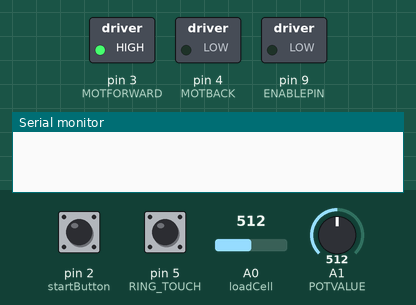
Simulated run of this sketch. Board: Arduino Uno, built with avr-gcc and run on an emulated ATmega328P. Parts: switched loads named in the sketch (green lamp = pin HIGH), the last lines printed to the serial monitor. The inputs (shaded band) are chosen by the test bench; at power-on: pin 2 (startButton) HIGH, A1 (POTVALUE) = 512, pin 5 (RING_TOUCH) LOW, A0 (loadCell) = 512.

Above: at 1.2 s.
1.3 s: pin 2 (startButton) pulled LOW for 0.15 s
At 2.6 s:
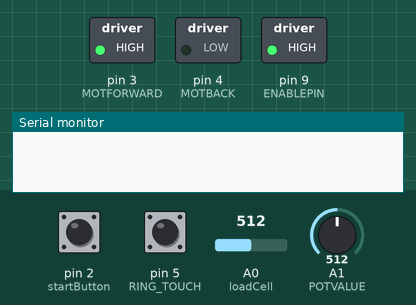
2.9 s: A1 (POTVALUE) set to 400
4.4 s: A1 (POTVALUE) set to 377
At 5.4 s:
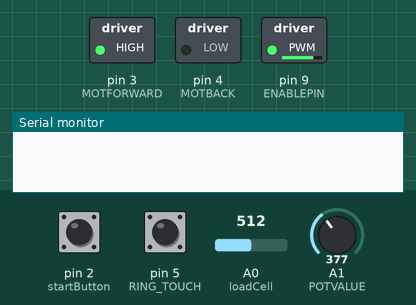
7.4 s: pin 2 (startButton) pulled LOW for 0.15 s
At 10.4 s:
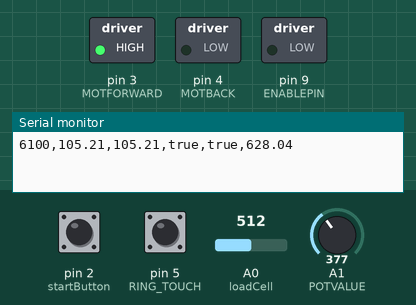
Timing chart, 0 to 11.5 s (numbered marks = the images above; inputs shaded):
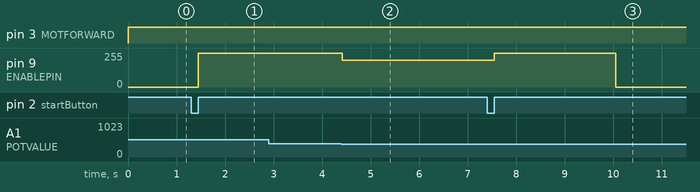

Measured:
- the behaviour switches between 391 and 390 on A1 (POTVALUE) (found by bisection; images 1 and 2)
- after the input at 1.3 s, pin 9 (ENABLEPIN): 0/255 → 255/255 after 0.15 s
- after the input at 2.9 s, every drawn part: stays the same
- after the input at 4.4 s, pin 9 (ENABLEPIN): 255/255 → 199/255 at once
- after the input at 7.4 s, pin 9 (ENABLEPIN): 199/255 → 255/255 after 0.15 s

The sketch:

FRS_KnotTying.ino
```cpp
// define constants

// I/O
#define ENABLEPIN 9       // output pin
#define MOTFORWARD 3      // output pin
#define MOTBACK 4         // output pin
#define POTVALUE 1        // analog pin for Pot from servo
#define loadCell 0        // analog pin for loadcell
#define startButton 2     //assign pin 2 to startButton
#define RING_TOUCH 5   // input


//State Machine
#define IDLE_STATE 0
#define KNOT_TYING_IN_PROGRESS 1
#define PULLING_TEST 2
#define RETURN 3


#define PULLING_TEST_CURRENT   255  // Determined experimentally to give 900g pull force.  This could be replaced by a pulling force control loop.
#define UNACCEPTABLE_POT_VALUE 256 // Distance beyond which is fail (in pot units)
#define START_POINT            327   // Zero pose (in pot units)
#define PULLING_TEST_LENGTH    2000// Time allowed for pulling before assuming the knot held, in milliseconds
#define POTENTIOMETER_FIT_A0 11.371
#define POTENTIOMETER_FIT_A1 0.2489
#define LOAD_CELL_FIT_A0     -1449.5
#define LOAD_CELL_FIT_A1     4.0577
#define LOAD_CELL_X 13.26            // UNITS: mm
#define LOAD_CELL_Y 39.73            // UNITS: mm
#define HALF_RING_RADIUS 5.95        // UNITS: mm

#define RETURN_TIME_LIMIT 500 // time for servo arm to return to start pot position (ms)

//Uncomment the following line for verbose debug output to serial
//#define DEBUG_OUTPUT

long knot_tying_start_time;
long knot_tying_time_elapsed=0;
long pulling_test_start_time;
long return_start_time;
float start_position=0;
float end_position=0;
float peak_force=0;
int state=IDLE_STATE; // inital state
boolean ring_state_end;
boolean ring_state_start;
float end_dist = 0;
float start_dist = 0;
float end_position_radians;
float start_position_radians;
float servo_arm_x;
float servo_arm_y;
float start_distance;
float end_distance;

//PID loop variables
#define INTEGRAL_WINDUP_LIMIT 2000
#define MAX_PWM 255
int integral_error,last_error;
int kp,kd,ki;
long last_time;

void setup()
{
  pinMode(ENABLEPIN,OUTPUT);
  pinMode(MOTFORWARD, OUTPUT);
  pinMode(MOTBACK, OUTPUT);
  pinMode(POTVALUE, INPUT);
  pinMode(startButton, INPUT);    // start/stop switch
  pinMode(loadCell, INPUT);       // loadCell
  pinMode(RING_TOUCH, INPUT);
  last_time=millis();
  integral_error=0;
  last_error=0;
  kp=4;
  kd=0;
  ki=200;
  Serial.begin(9600);
}

float degrees_to_radian(int degrees_)
{
  float radian = (2*PI*degrees_)/360;
  return radian;
}

float calculate_distance(float rad)
{
 // covert from polar to cart coord
 float R = LOAD_CELL_Y;
 servo_arm_x = (float)(R*cos(rad));  // x position of servo arm with base of servo arm as 0, 0 origin
 servo_arm_y = (float)(R*sin(rad));  // y position of servo arm with base of servo arm as 0, 0 origin
 // distance formula and subtract 2 radius from distance
 float distance = sqrt((LOAD_CELL_X-servo_arm_x)*(LOAD_CELL_X-servo_arm_x)+(LOAD_CELL_Y-servo_arm_y)*(LOAD_CELL_Y-servo_arm_y))- (2.0*HALF_RING_RADIUS);
 return distance;
}

int degrees_to_adc(float degree) // convert from degrees to raw pot value
{
  // From an excel file blah.xlsx
  int adc= (degree-(POTENTIOMETER_FIT_A0))/(POTENTIOMETER_FIT_A1);
  //Make sure we are in a valid range
  if(adc<0){
    adc=0;
  }
  else if(adc>1023){
    adc=1023;
  }
  return adc;// returns raw analog
}

float adc_to_degrees(int adc)  // convert from raw pot value to degrees
{
  return (POTENTIOMETER_FIT_A1)*adc+(POTENTIOMETER_FIT_A0);  // returns degrees
}

// pwm code to turn the motor forward/backwards until its pot value is at target value
void motor_go(int commanded_speed)
{
  ///Make sure we have a valid command min-max pwm values
  //  Serial.print("commanded_speed raw:");
  //  Serial.println(commanded_speed);
  if(commanded_speed<-MAX_PWM)
    commanded_speed=-MAX_PWM; // pwm max and min
  if(commanded_speed>MAX_PWM)
    commanded_speed=MAX_PWM;

  if(commanded_speed<0)
  {
    digitalWrite(MOTBACK,HIGH);
    digitalWrite(MOTFORWARD,LOW);
    analogWrite(ENABLEPIN,-commanded_speed);
  }
  else{
    digitalWrite(MOTBACK,LOW);
    digitalWrite(MOTFORWARD,HIGH);
    analogWrite(ENABLEPIN,commanded_speed);
  }
  //  Serial.print("commanded_speed final:");
  //  Serial.println(commanded_speed);
} // end of void motor_go(int commanded_speed)

void pid_loop(int target)
{
  int pot_value=analogRead(POTVALUE);          // assign pot value
  int error=pot_value-target;                  // determine difference from current pot position to target position (V) for pot value
  integral_error+=error;                       // add error to integral_error
  if(integral_error<-INTEGRAL_WINDUP_LIMIT)    // set min and max limits for integral error
    integral_error=-INTEGRAL_WINDUP_LIMIT;     // if less than 20 than 20
  if(integral_error>INTEGRAL_WINDUP_LIMIT)
    integral_error=INTEGRAL_WINDUP_LIMIT;      // if greater than 20 than 20
  int dt=millis()-last_time;                   // calculate time difference
  last_time=millis();
  // calculate pwm value for pot
  int commanded_speed=kp*error+kd*(error-last_error)/dt+((ki*integral_error)*dt)/1000;
  motor_go(commanded_speed);                   // turn motor
  //  Serial.print("Error=");
  //  Serial.print(error);
  //  Serial.print("commanded_speed=");
  //  Serial.println(commanded_speed);
} // end of void pid_loop(int target)


// =============================================================
// REPORT DATA
// =============================================================
void test_is_finished(boolean result)
{
  return_start_time = millis();
  end_position=adc_to_degrees(analogRead(POTVALUE));       // METRIC #3. End position
  end_position_radians = degrees_to_radian(end_position);
  end_distance = calculate_distance(end_position_radians);
  // calculate distance

  if (digitalRead(RING_TOUCH) == LOW)                        // METRIC #5. End touching?
  {
    ring_state_end = true;                                // rings are touching
  }
  else
  {
    ring_state_end = false;                                  /// rings are not touching
  }
#ifdef DEBUG_OUTPUT
  Serial.print("test_is_finished --> RETURN");
#endif
  state=RETURN;
  //Serial.println("Data");
  Serial.print(knot_tying_time_elapsed);
  Serial.print(",");
  Serial.print(start_position);    // units: mm
  Serial.print(",");
  Serial.print(end_position);      // units: mm
  Serial.print(",");
  if (ring_state_start)
  {
    Serial.print("true"); // touch_initial
  }
  else
  {
    Serial.print("false"); // touch_initial
  }
  Serial.print(",");
  if (ring_state_end)
  {
    Serial.print("true"); // touch_final
  }
  else
  {
    Serial.print("false"); // touch_final
  }
  Serial.print(",");
  Serial.print(peak_force);
  Serial.println();

} // end of void test_is_finished(boolean passed)

void loop()
{
  int target=(450);                                // input raw pot value between (0-1023) maps to 0-179
  //pid_loop(degrees_to_adc(target_deg));

  //======== 1. state==IDLE_STATE =================
  if(state==IDLE_STATE)
  {
#ifdef DEBUG_OUTPUT
    Serial.println("current state = idle_state");
#endif
    int current_pot_value = analogRead(POTVALUE);
#ifdef DEBUG_OUTPUT
    Serial.println(current_pot_value);
#endif
    motor_go(0);
    //pid_loop(START_POINT);                         // hold servo_arm at start pot position
    //check to see if they pressed the button
    if(digitalRead(startButton) == LOW)
    {
      while (digitalRead(startButton) == LOW)
      {
        delay(10);
      }
      state = KNOT_TYING_IN_PROGRESS;
      knot_tying_start_time=millis();
#ifdef DEBUG_OUTPUT
      Serial.println("IDLE --> KNOT_TYING_IN_PROGRESS");
#endif
    }

  }
  //======== 2. state==KNOT_TYING_IN_PROGRESS =================
  else if(state==KNOT_TYING_IN_PROGRESS)
  {
#ifdef DEBUG_OUTPUT
    Serial.println(" state = KNOT_TYING_IN_PROGRESS ");
#endif
    pid_loop(START_POINT);  ///Is this really what we want?
    //check to see if they pressed the button
    if(digitalRead(startButton) == LOW)
    {
      while (digitalRead(startButton) == LOW)
      {
        delay(10);
      }

#ifdef DEBUG_OUTPUT
      Serial.println("KNOT_TYING_IN_PROGRESS --> PULLING_TEST");
#endif
      knot_tying_time_elapsed=millis()-knot_tying_start_time;   // METRIC #1 TOTAL TIME
      start_position=adc_to_degrees(analogRead(POTVALUE));      // METRIC #2 START POSITION, units: degrees
      start_position_radians = degrees_to_radian(start_position);
      start_distance = calculate_distance(start_position_radians);
      if (digitalRead(RING_TOUCH) == LOW)                    // METRIC #4. START TOUCHING?
      {
        ring_state_start = true;                                  //rings are touching
      }
      else
      {
        ring_state_start = false;                                // rings are not touching
      }
      pulling_test_start_time=millis();
      peak_force=0;
      state=PULLING_TEST;
    }
  }

  //======== 3. (state==PULLING_TEST) =================
  else if(state==PULLING_TEST)
  {
#ifdef DEBUG_OUTPUT
    Serial.println(" state = PULLING_TEST");
#endif
    motor_go(PULLING_TEST_CURRENT);        // PULLING_TEST_CURRENT
    // assign raw data read to sensorValue
    int sensorValue = analogRead(loadCell);

    float force;
    // force equation based on weight calibration
    force = (LOAD_CELL_FIT_A1)*(sensorValue) + (LOAD_CELL_FIT_A0); // read load cell value and convert to gram force see Load_cell_calibration.xlsx file
    if(force>peak_force)
    {
      peak_force=force;                                           // METRIC #6. Peak Force
    }
    // if pot value difference is greater than a certain value than
    // eye screw are too far apart and not touching
    if(analogRead(POTVALUE)<UNACCEPTABLE_POT_VALUE)
    {
#ifdef DEBUG_OUTPUT
      Serial.println("PULLING_TEST --> RETURN1");
#endif
      // report data, set state = return
      test_is_finished(false);
      //test is failed!
    }
    // if time pulled does not exceed the raw pot value difference
    // than knot tying is strong and stationary during pull
    if(millis()-pulling_test_start_time>PULLING_TEST_LENGTH)
    {
#ifdef DEBUG_OUTPUT
      Serial.println("PULLING_TEST --> RETURN2");
#endif
      // report data, set state = return
      test_is_finished(true);
      //test is pass!
    }

  }
  //======== 4. state==RETURN =================
  else if(state==RETURN){
    pid_loop(START_POINT);  // return arm to start position
#ifdef DEBUG_OUTPUT
    Serial.println("state = RETURN");
#endif
    if(analogRead(POTVALUE)==target || millis()-return_start_time>RETURN_TIME_LIMIT)
    {
#ifdef DEBUG_OUTPUT
      Serial.println("RETURN --> IDLE");
#endif
      state=IDLE_STATE;
    }
  }
} // end of void loop
```
